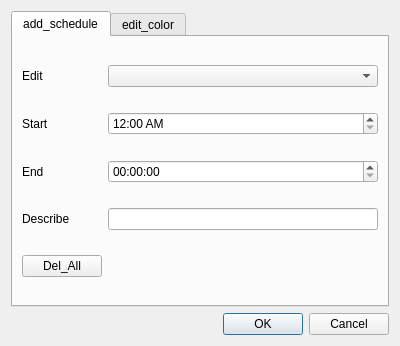
<?xml version="1.0" encoding="UTF-8"?>
<ui version="4.0">
 <class>celledit</class>
 <widget class="QDialog" name="celledit">
  <property name="geometry">
   <rect>
    <x>0</x>
    <y>0</y>
    <width>400</width>
    <height>346</height>
   </rect>
  </property>
  <property name="sizePolicy">
   <sizepolicy hsizetype="Expanding" vsizetype="Expanding">
    <horstretch>0</horstretch>
    <verstretch>0</verstretch>
   </sizepolicy>
  </property>
  <property name="windowTitle">
   <string>Dialog</string>
  </property>
  <layout class="QGridLayout" name="gridLayout_3">
   <item row="1" column="0">
    <widget class="QDialogButtonBox" name="buttonBox">
     <property name="orientation">
      <enum>Qt::Horizontal</enum>
     </property>
     <property name="standardButtons">
      <set>QDialogButtonBox::Cancel|QDialogButtonBox::Ok</set>
     </property>
    </widget>
   </item>
   <item row="0" column="0">
    <widget class="QTabWidget" name="tabWidget">
     <property name="toolTip">
      <string>&lt;html&gt;&lt;head/&gt;&lt;body&gt;&lt;p&gt;&lt;br/&gt;&lt;/p&gt;&lt;/body&gt;&lt;/html&gt;</string>
     </property>
     <property name="currentIndex">
      <number>0</number>
     </property>
     <widget class="QWidget" name="add_sch">
      <attribute name="title">
       <string>add_schedule</string>
      </attribute>
      <layout class="QGridLayout" name="gridLayout_2">
       <item row="0" column="0">
        <widget class="QLabel" name="label_3">
         <property name="text">
          <string>Edit</string>
         </property>
        </widget>
       </item>
       <item row="1" column="0">
        <widget class="QLabel" name="label_4">
         <property name="text">
          <string>Start</string>
         </property>
        </widget>
       </item>
       <item row="2" column="1">
        <widget class="QTimeEdit" name="et"/>
       </item>
       <item row="1" column="1">
        <widget class="QTimeEdit" name="st">
         <property name="displayFormat">
          <string>h:mm AP</string>
         </property>
        </widget>
       </item>
       <item row="3" column="1">
        <widget class="QLineEdit" name="des"/>
       </item>
       <item row="3" column="0">
        <widget class="QLabel" name="label_6">
         <property name="text">
          <string>Describe</string>
         </property>
        </widget>
       </item>
       <item row="0" column="1">
        <widget class="QComboBox" name="selc"/>
       </item>
       <item row="2" column="0">
        <widget class="QLabel" name="label_5">
         <property name="text">
          <string>End</string>
         </property>
        </widget>
       </item>
       <item row="4" column="0">
        <widget class="QPushButton" name="da">
         <property name="text">
          <string>Del_All</string>
         </property>
        </widget>
       </item>
      </layout>
     </widget>
     <widget class="QWidget" name="edit_color">
      <attribute name="title">
       <string>edit_color</string>
      </attribute>
      <layout class="QGridLayout" name="gridLayout">
       <item row="0" column="0">
        <widget class="QLabel" name="label">
         <property name="text">
          <string>back_ground</string>
         </property>
        </widget>
       </item>
       <item row="1" column="0">
        <widget class="QLabel" name="label_2">
         <property name="text">
          <string>text</string>
         </property>
        </widget>
       </item>
       <item row="0" column="1">
        <widget class="QPushButton" name="ch_color">
         <property name="text">
          <string>Choose_Color</string>
         </property>
        </widget>
       </item>
       <item row="1" column="1">
        <widget class="QPushButton" name="ch_color2">
         <property name="text">
          <string>Choose_Color</string>
         </property>
        </widget>
       </item>
      </layout>
     </widget>
    </widget>
   </item>
  </layout>
 </widget>
 <resources/>
 <connections>
  <connection>
   <sender>buttonBox</sender>
   <signal>accepted()</signal>
   <receiver>celledit</receiver>
   <slot>accept()</slot>
   <hints>
    <hint type="sourcelabel">
     <x>257</x>
     <y>336</y>
    </hint>
    <hint type="destinationlabel">
     <x>157</x>
     <y>274</y>
    </hint>
   </hints>
  </connection>
  <connection>
   <sender>buttonBox</sender>
   <signal>rejected()</signal>
   <receiver>celledit</receiver>
   <slot>reject()</slot>
   <hints>
    <hint type="sourcelabel">
     <x>325</x>
     <y>336</y>
    </hint>
    <hint type="destinationlabel">
     <x>286</x>
     <y>274</y>
    </hint>
   </hints>
  </connection>
 </connections>
</ui>
